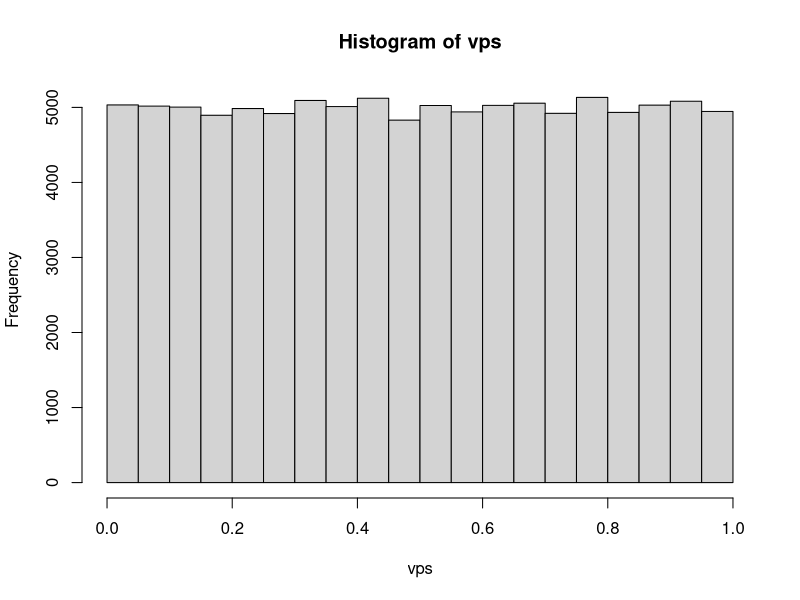

The R script that drew this image:
# Punto 4

set.seed(73)
mu = 10
sig = 2
n = 15
alpha = 0.05
m = 1e5
nRejected = 0
vps <- numeric(m)

for (j in 1:m) {
  data = rnorm(n, mu, sig)
  Xbar = mean(data)
  S = sd(data)
  Tc = sqrt(n) * (Xbar - mu) / S
  t_per = qt(1-alpha, n-1)
  if (Tc > t_per) {
    nRejected = nRejected + 1
  }
  vp = 1 - pt(Tc, n-1)
  vps[j] = vp
} 

alpha_exp = nRejected / m
alpha_exp

# Valores p
hist(vps)

# Tercera parte
nu_values = 1:3
rejected_values = numeric(length(nu_values))
for (nu in nu_values) {
  nRejected = 0
  for (j in 1:m) {
    data = rnorm(n, mu + nu, sig)
    Xbar = mean(data)
    S = sd(data)
    Tc = sqrt(n) * (Xbar - mu) / S
    t_per = qt(1-alpha, n-1)
    if (Tc > t_per) {
      nRejected = nRejected + 1
    }
  } 
  rejected_values[nu] = nRejected
}

rejected_values
